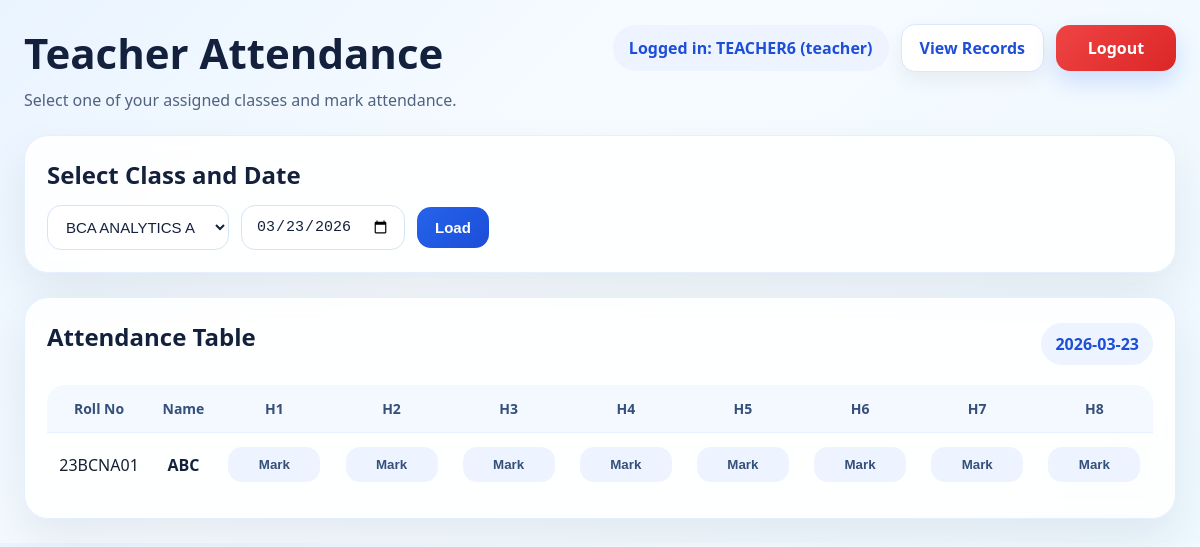
Screenshot of /teacher (signed in) with the database file from the repository.
### tables this page shows
CREATE TABLE students (
            id INTEGER PRIMARY KEY AUTOINCREMENT,
            roll_no TEXT UNIQUE NOT NULL,
            name TEXT NOT NULL,
            class_id INTEGER NOT NULL,
            user_id INTEGER UNIQUE,
            FOREIGN KEY(class_id) REFERENCES classes(id),
            FOREIGN KEY(user_id) REFERENCES users(id)
        );

### app.py (the view)
@app.route("/teacher", methods=["GET"])
@login_required
@role_required("teacher")
def teacher_attendance():
    selected_date = request.args.get("date", date.today().isoformat())
    selected_class_id = request.args.get("class_id", type=int)
    conn = get_db()
    classes = conn.execute("""
        SELECT c.id, c.class_name
        FROM teacher_classes tc
        JOIN classes c ON tc.class_id = c.id
        WHERE tc.teacher_user_id = ?
        ORDER BY c.class_name
    """, (session["user_id"],)).fetchall()
    if selected_class_id is None and classes:
        selected_class_id = classes[0]["id"]
    students = []
    attendance_map = {}
    if selected_class_id:
        students = conn.execute("""
            SELECT id, roll_no, name
            FROM students
            WHERE class_id = ?
            ORDER BY roll_no, name
        """, (selected_class_id,)).fetchall()
        rows = conn.execute("""
            SELECT student_id, hour_no, status
            FROM attendance
            WHERE att_date = ?
              AND student_id IN (
                  SELECT id FROM students WHERE class_id = ?
              )
        """, (selected_date, selected_class_id)).fetchall()
        for row in rows:
            attendance_map[(row["student_id"], row["hour_no"])] = row["status"]
    conn.close()
    return render_template(
        "teacher_attendance.html",
        classes=classes,
        students=students,
        selected_class_id=selected_class_id,
        selected_date=selected_date,
        attendance_map=attendance_map,
        current_user=session.get("username"),
        role=session.get("role")
    )

### app.py (called while the page is built)
def get_db():
    conn = sqlite3.connect(DB_NAME)
    conn.row_factory = sqlite3.Row
    return conn

def login_required(func):
    @wraps(func)
    def wrapper(*args, **kwargs):
        if "user_id" not in session:
            return redirect(url_for("login"))
        return func(*args, **kwargs)
    return wrapper

def role_required(*roles):
    def decorator(func):
        @wraps(func)
        def wrapper(*args, **kwargs):
            if session.get("role") not in roles:
                flash("You are not allowed to access that page.")
                return redirect(url_for("login"))
            return func(*args, **kwargs)
        return wrapper
    return decorator

### templates/teacher_attendance.html (shortened to what this page needs)
<!DOCTYPE html>
<html lang="en">
<head>
    <link rel="stylesheet" href="{{ url_for('static', filename='style.css') }}">
</head>
<body>
    <div class="page-shell">
        <header class="topbar">
            <div>
                <h1>Teacher Attendance</h1>
                <p class="subtitle">Select one of your assigned classes and mark attendance.</p>
            </div>
            <nav class="top-actions">
                <span class="user-pill">Logged in: {{ current_user }} ({{ role }})</span>
                <a class="nav-link secondary" href="{{ url_for('records') }}">View Records</a>
                <a class="nav-link danger-link" href="{{ url_for('logout') }}">Logout</a>
            </nav>
        </header>
        <section class="panel form-panel">
            <div class="form-card">
                <h2>Select Class and Date</h2>
                <form method="GET" action="{{ url_for('teacher_attendance') }}" class="inline-form">
                    <select name="class_id" required>
                        {% for c in classes %}
                            <option value="{{ c['id'] }}" {% if selected_class_id == c['id'] %}selected{% endif %}>
                                {{ c['class_name'] }}
                            </option>
                        {% endfor %}
                    </select>
                    <input type="date" name="date" value="{{ selected_date }}" required>
                    <button type="submit" class="btn primary">Load</button>
                </form>
            </div>
        </section>
        <section class="panel">
            <div class="table-header">
                <h2>Attendance Table</h2>
                <span class="date-pill">{{ selected_date }}</span>
            </div>
            {% if students %}
            <div class="table-wrap">
                <table class="attendance-table">
                    <thead>
                        <tr>
                            <th>Roll No</th>
                            <th>Name</th>
                            {% for hour in range(1, 9) %}
                            <th>H{{ hour }}</th>
                            {% endfor %}
                        </tr>
                    </thead>
                    <tbody>
                        {% for student in students %}
                        <tr>
                            <td>{{ student["roll_no"] }}</td>
                            <td class="name-col">{{ student["name"] }}</td>
                            {% for hour in range(1, 9) %}
                                {% set status = attendance_map.get((student["id"], hour), "Mark") %}
                                {% set status_class = "status-mark" %}
                                {% if status == "Present" %}
                                    {% set status_class = "status-present" %}
                                {% elif status == "Absent" %}
                                    {% set status_class = "status-absent" %}
                                {% endif %}
                                <td>
                                    <button
                                        class="mark-btn {{ status_class }}"
                                        data-student-id="{{ student['id'] }}"
                                        data-student-name="{{ student['name'] }}"
                                        data-hour="{{ hour }}"
                                        data-date="{{ selected_date }}"
                                        data-status="{{ status }}"
                                        type="button"
                                    >
                                        {{ status }}
                                    </button>
                                </td>
                            {% endfor %}
                        </tr>
                        {% endfor %}
                    </tbody>
                </table>
            </div>
            {% else %}
                <div class="empty-state">
                    <p>No students found for this class.</p>
                </div>
            {% endif %}
        </section>
    </div>
</body>
</html>

### static/style.css (style rules this page uses)
* { box-sizing: border-box; }
body { margin: 0; font-family: "Segoe UI", Arial, sans-serif; background: linear-gradient(135deg, #eaf4ff 0%, #f6fbff 40%, #eef8ff 100%); color: #162033; }
.page-shell { max-width: 1400px; margin: 0 auto; padding: 24px; }
.topbar { display: flex; justify-content: space-between; align-items: flex-start; gap: 16px; margin-bottom: 24px; }
.topbar h1 { margin: 0 0 8px; font-size: 42px; font-weight: 800; color: #14213d; }
.subtitle { margin: 0; color: #50627f; font-size: 16px; }
.top-actions { display: flex; gap: 12px; flex-wrap: wrap; align-items: center; }
.user-pill { padding: 12px 16px; border-radius: 999px; background: #eef4ff; color: #1d4ed8; font-weight: 700; }
.nav-link { display: inline-flex; align-items: center; justify-content: center; min-width: 120px; padding: 12px 18px; border-radius: 14px; text-decoration: none; color: white; background: linear-gradient(135deg, #2563eb, #1d4ed8); box-shadow: 0 10px 24px rgba(37, 99, 235, 0.2); font-weight: 700; }
.nav-link.secondary { background: white; color: #1d4ed8; border: 1px solid #dbe7ff; box-shadow: 0 8px 20px rgba(15, 23, 42, 0.06); }
.nav-link.danger-link { background: linear-gradient(135deg, #ef4444, #dc2626); color: white; }
.panel { background: rgba(255, 255, 255, 0.88); border: 1px solid rgba(220, 232, 255, 0.7); backdrop-filter: blur(10px); border-radius: 24px; box-shadow: 0 20px 45px rgba(22, 32, 51, 0.08); padding: 22px; }
.form-panel { display: grid; grid-template-columns: 1fr; gap: 18px; margin-bottom: 24px; }
.form-card h2, .table-header h2, .student-list-panel h2, .details-panel h2, .panel h2 { margin-top: 0; margin-bottom: 14px; color: #14213d; }
.inline-form, .stack-form { display: flex; gap: 12px; flex-wrap: wrap; align-items: center; }
input[type="text"], input[type="password"], input[type="date"], select { padding: 12px 14px; border: 1px solid #d7e3f7; border-radius: 14px; background: white; color: #14213d; font-size: 15px; min-width: 160px; outline: none; }
.btn { border: none; border-radius: 14px; padding: 12px 18px; font-weight: 700; font-size: 15px; cursor: pointer; }
.btn.primary { background: linear-gradient(135deg, #2563eb, #1d4ed8); color: white; }
.table-header { display: flex; justify-content: space-between; align-items: center; margin-bottom: 18px; gap: 12px; }
.date-pill { padding: 10px 14px; border-radius: 999px; background: #edf4ff; color: #1d4ed8; font-weight: 700; }
.table-wrap { overflow-x: auto; }
.attendance-table { width: 100%; border-collapse: collapse; min-width: 1000px; overflow: hidden; border-radius: 18px; }
.attendance-table th, .attendance-table td { padding: 14px 10px; border-bottom: 1px solid #e8f0ff; text-align: center; }
.attendance-table th { background: #f4f8ff; color: #35507a; font-size: 14px; }
.attendance-table tr:last-child td { border-bottom: none; }
.name-col { font-weight: 600; color: #14213d; }
.mark-btn { min-width: 92px; padding: 10px 12px; border: none; border-radius: 14px; font-weight: 700; cursor: pointer; transition: transform 0.15s ease, box-shadow 0.15s ease; }
.status-mark { background: #eef4ff; color: #35507a; }

### rows the page displays
students: roll_no "23BCNA01", name "ABC", status "Mark" "Mark" "Mark" "Mark" "Mark" "Mark" "Mark" "Mark"

### other values shown
{{ current_user }} "TEACHER6"
{{ role }} "teacher"
{{ selected_date }} "2026-03-23"
{{ hour }} "1" "2" "3" "4" "5" "6" "7" "8"
form field class_id "BCA ANALYTICS A"
